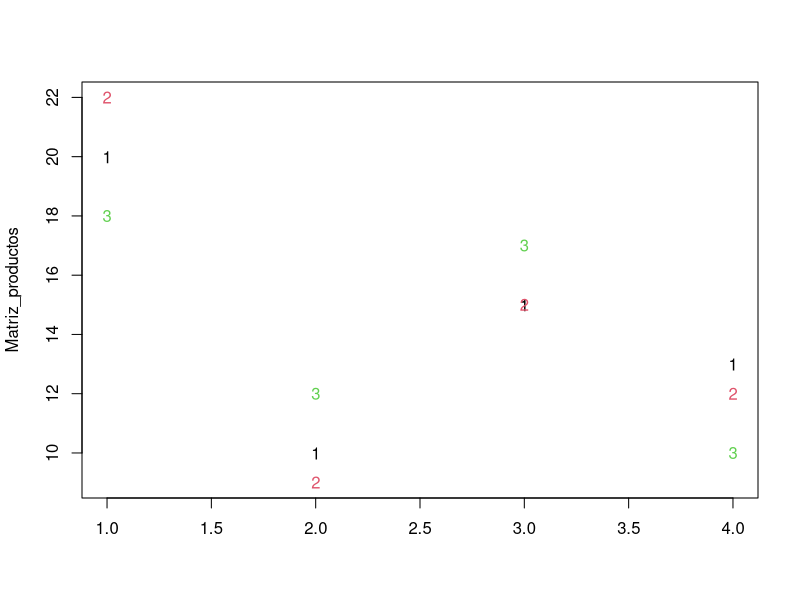
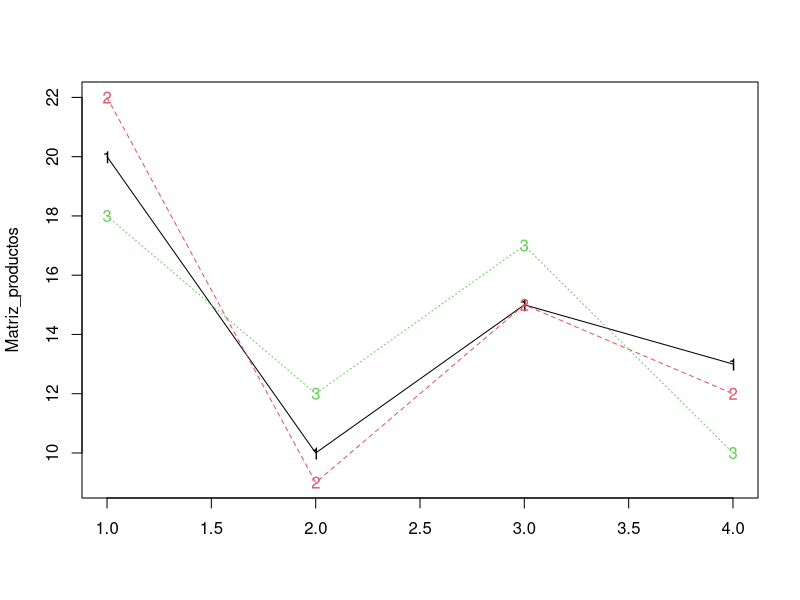
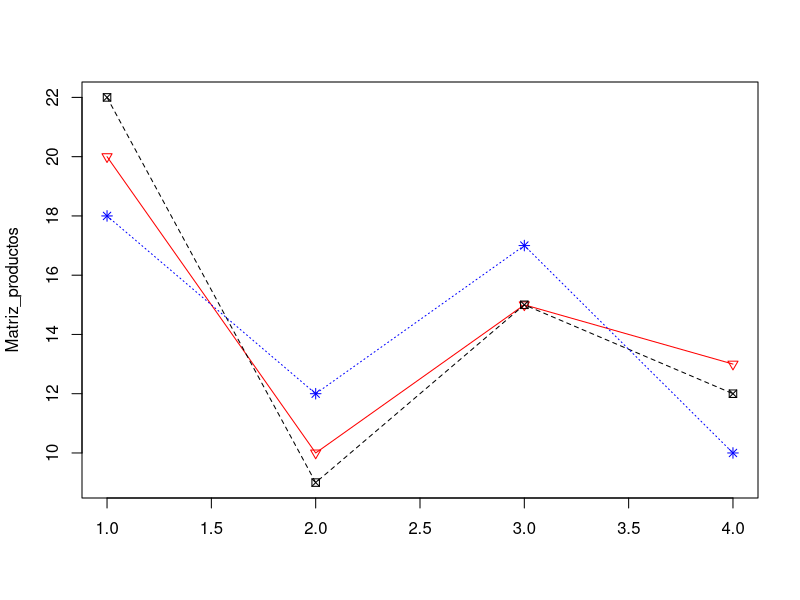
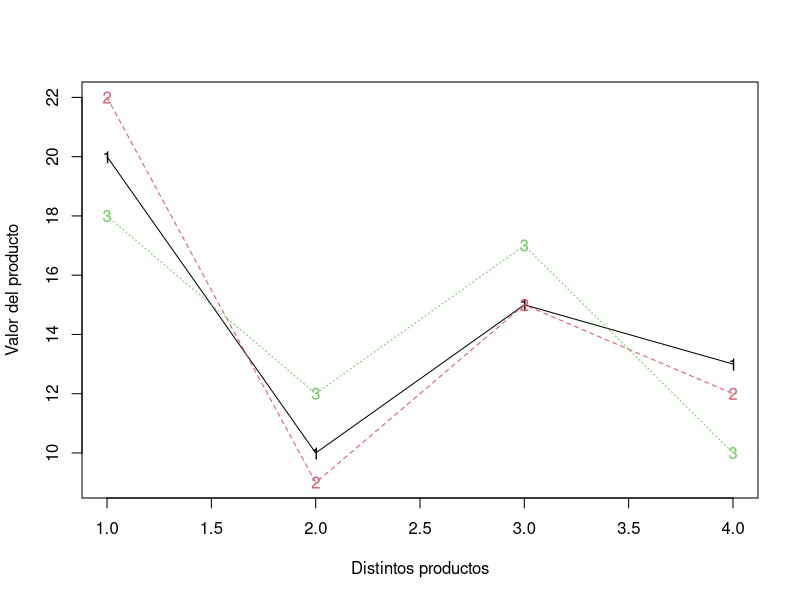
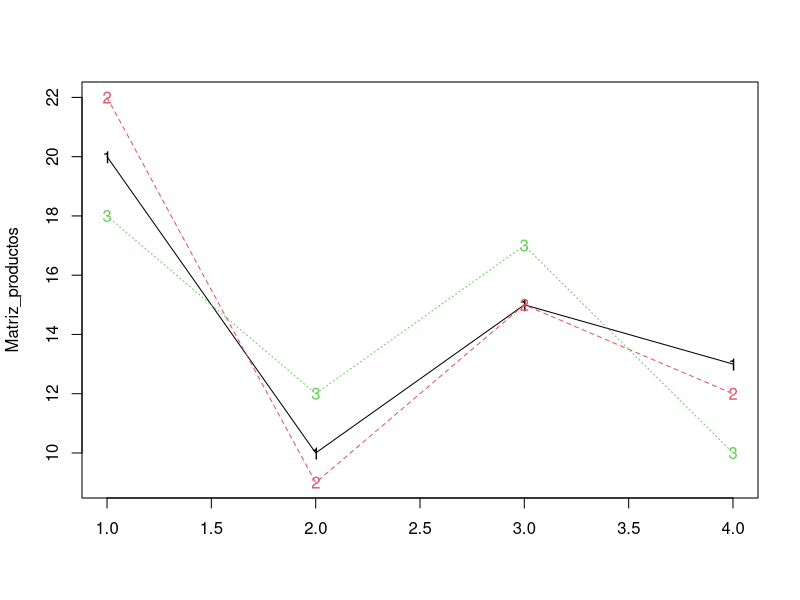

Here is the R script that generated these plots, in order: (Note: this script raises an error after producing the figures.)
#creacion de verctores se pone la c
vector_numerico <- c(1, 2, 3, 4, 5, 6, 7)
print(vector_numerico)

vector_caracter <- c("hola","verc","carate")
print(vector_caracter)

#Acceder entradas de vectores SE EMPIEZA CON 1 DIFERENTE A OTROS LENGUAJES
print(vector_numerico[1])

print(length(vector_numerico))

print(paste("acceder varias sectores:", vector_numerico[c(1:4, 7)], sep = " "))
#Operaciones de vectores
vnum1 <- c(1:4)
vnum2 <- c(2:5)

sumav <- vnum1 + vnum2 #suma de vector
restav <- vnum1 - vnum2 #resta
multiv <- vnum1 * vnum2 #multiplicacion
diviv <- vnum1 / vnum2 #division
pescalar <- vnum1 %% vnum2 #producto escalar


#PONER LIBRERIAS
#library(Nombre_de_la_libreria)
#-----------------------------MATRICES
#source(file = "/Librerias.r")

nombre_productos <- c("Tortas", "Jugos", "Yogourt" , "Panes")
nombre_cafeterias <- c("Cafteria A", "Cafteria B", "Cafteria C")
precios <- c(20,22,18,10,9,12,15,15,17,13,12,10)

#contruir matriz
Matriz_productos <- matrix (precios, nrow = 4, byrow = TRUE, dimnames = list(nombre_productos,nombre_cafeterias)) 
print(Matriz_productos)
dim(Matriz_productos) #ver la dimension de matriz
colnames(Matriz_productos) #nombre de columnas
rownames(Matriz_productos) #nombre de filas

#----operaions de matrices

#Transpuesta de una matriz
t(Matriz_productos) #pone la filas en columnas  y viceversa

#segunda matriz
matriz_segunda <- matrix(data =c(1:12), nrow = 4)

Matriz_productos + matriz_segunda #suma
Matriz_productos - matriz_segunda #resta
Matriz_productos * matriz_segunda #multi
Matriz_productos / matriz_segunda #divi

#Agregar nueva columna
"Cafeteria D" <- c(21,15,13,15,23)
Matriz_productos <- cbind(Matriz_productos,"Cafeteria D")
print(Matriz_productos)

#---Grafica matriz
matplot(Matriz_productos)
matplot(Matriz_productos,type = "o") #lineas l #numeros p 
matplot(Matriz_productos,type = "o" , pch = 6:10 , col = c("red","black","blue"))
# 6:10 son simbolos
matplot(Matriz_productos,type = "o" , xlab = "Distintos productos" , ylab = "Valor del producto")
matplot(Matriz_productos,type = "o" , xlim = c(1,4),ylim = c(9,22) )

#subsetting: seleccionar datos
Matriz_productos[c("Tortas"),]
Matriz_productos[c(1:4),c(2)]  #FILAS , COLUMNAS seleccion
Matriz_productos[c(-1:3),] # quitar filas
Matriz_productos[c(-2)]#quitar columnas 


#------FUNCIONES
mi_funcion <- function(argumento_funcion){

    argumento_funcion <- round(argumento_funcion * 0,85)
    return(argumento_funcion)
}

mi_funcion(argumento_funcion = Matriz_productos) #llamada de funcion